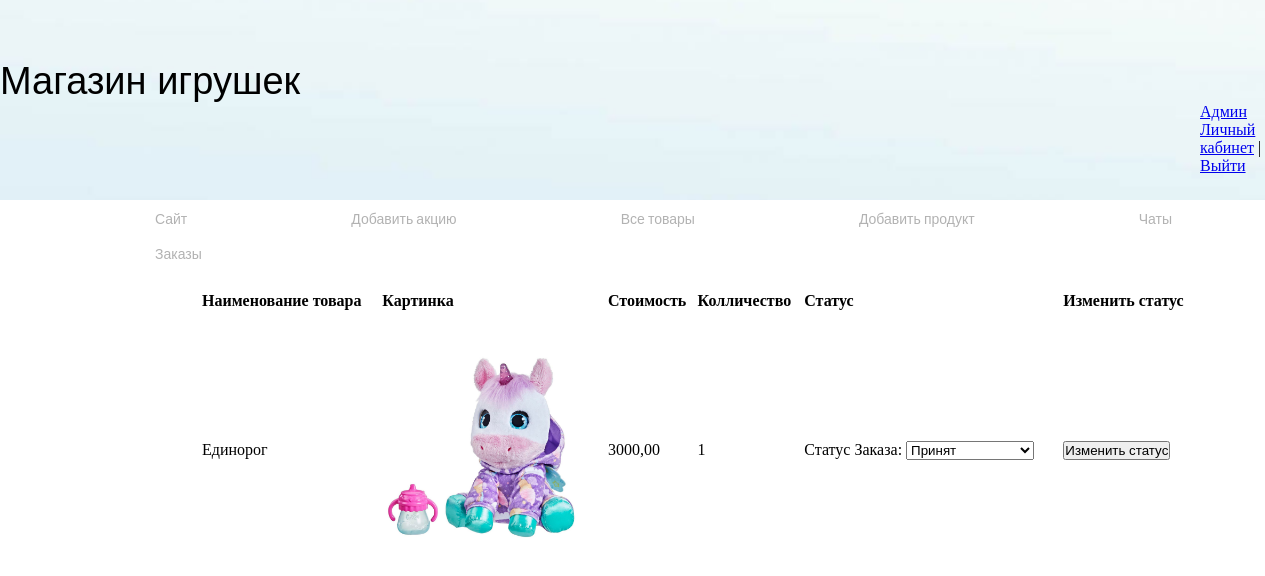
Page /admin_app/order/51/ (signed in) on the committed database.
### app_toy_shop/models.py (models this page shows, shortened)
class Product(models.Model):
    name = models.CharField('Название', max_length=70)
    description = models.TextField('Описание')
    price = models.DecimalField('Цена', max_digits=7, decimal_places=2)
    poster = models.ImageField("Постер", upload_to="photos/")
    category = models.ForeignKey(Category, on_delete=models.SET_NULL, null=True, verbose_name='Категория',
                                 related_name="category_product")
    url = models.SlugField(max_length=170, unique=True)
    quantity = models.PositiveIntegerField('Колличество', default=1)
    is_active = models.BooleanField('Активность', default=True)
    class Meta:
        verbose_name = 'Товар'
        verbose_name_plural = 'Товары'

### orders/models.py (models this page shows, shortened)
class OrderItem(models.Model):
    order = models.ForeignKey(Order, on_delete=models.CASCADE, related_name='items')
    product = models.ForeignKey(Product, on_delete=models.CASCADE, related_name='order_items')
    price = models.DecimalField('Цена', max_digits=10, decimal_places=2)
    quantity = models.PositiveIntegerField('Колличество', default=1)
    class Meta:
        verbose_name = 'Детали заказа'
        verbose_name_plural = 'Детали заказов'

### admin_app/views.py (the view)
# urls.py: path('order/<int:pk>/', views.order_detail, name='order_detail'),
@login_required
def order_detail(request, pk):
    if request.user.is_superuser:
        order_items = OrderItem.objects.filter(order_id=pk)
        order = Order.objects.get(id=pk)
        product = Product.objects.all()
        if request.method == 'POST':
            form = OrderListForm(request.POST, initial={'order_status': order.order_status})
            if form.is_valid():
                order.order_status = form.cleaned_data['order_status']
                order.save()
            return redirect('admin_app:orders_list')
        else:
            form = OrderListForm(initial={'order_status': order.order_status})
        return render(request, 'admin_app/order_detail.html', {'order': order_items, 'form': form, 'product': product})
    else:
        return redirect('shop:title')

### orders/form.py
class OrderListForm(forms.ModelForm):
    class Meta:
        model = Order
        fields = ['order_status']

### cart/context_processors.py (called while the page is built)
def cart(request):
    return {'cart': Cart(request)}

### admin_app/templates/admin_app/order_detail.html (shortened to what this page needs)
{% extends "admin_app/base.html" %}
{% block content %}
<table class="cart_detail">
    <thead>
      <tr class="spaceUnder">
        <th>Наименование товара</th>
        <th>Картинка</th>
        <th>Стоимость</th>
        <th>Колличество</th>
        <th>Статус</th>
        <th>Изменить статус</th>
      </tr>
    </thead>
     <tbody>
     {% for item in order %}
     {% for i in product %}
            {% if i.id == item.product_id %}
    <tr class="spaceUnder">
        <td>{{i.name}}</td>
        <td><img class="img-product" src="{{i.poster.url}}"></td>
        <td>{{item.price}}</td>
        <td>{{item.quantity}}</td>
        <td><form action="#" method="post">
            {{ form.as_p }}
        <td>    <button type="submit">Изменить статус</button></td>
        </form></td>
    </tr>
     {% endif %}
     {% endfor %}
     {% endfor %}
    </tbody>
</table>
</div>
{% endblock %}

### static/css/style.css (style rules this page uses)
* { margin: 0; padding: 0; }
html, body { height: 100%; }
.cart_detail { align: center; margin: 20px 10px 0px 200px; width: 1000px; }
tr.spaceUnder>td, th { padding-bottom: 1em; }
.cart_detail tr th { text-align: left;; }
.img-product { width: 200px; height: 200px; margin: 20px 0 20px 0; }

### rows in the picture
OrderItem: price "3000,00", quantity "1"
Product: name "Единорог", poster (picture)
